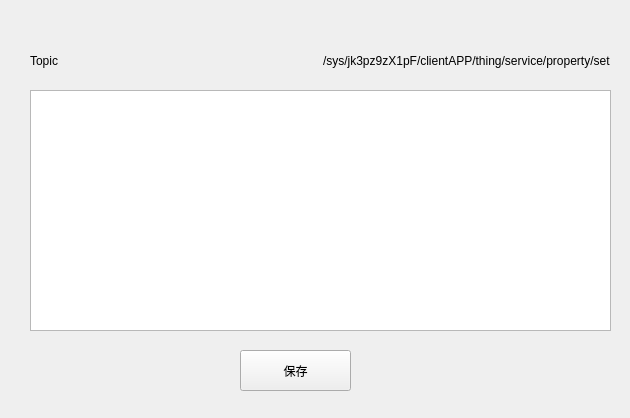
<?xml version="1.0" encoding="UTF-8"?>
<ui version="4.0">
 <class>Logs</class>
 <widget class="QWidget" name="Logs">
  <property name="geometry">
   <rect>
    <x>0</x>
    <y>0</y>
    <width>630</width>
    <height>418</height>
   </rect>
  </property>
  <property name="windowTitle">
   <string>日志</string>
  </property>
  <property name="windowIcon">
   <iconset resource="rsc.qrc">
    <normaloff>:/images/Long.webp</normaloff>:/images/Long.webp</iconset>
  </property>
  <widget class="QTextEdit" name="LogsEdit">
   <property name="geometry">
    <rect>
     <x>30</x>
     <y>90</y>
     <width>581</width>
     <height>241</height>
    </rect>
   </property>
  </widget>
  <widget class="QWidget" name="layoutWidget">
   <property name="geometry">
    <rect>
     <x>30</x>
     <y>40</y>
     <width>581</width>
     <height>41</height>
    </rect>
   </property>
   <layout class="QHBoxLayout" name="horizontalLayout_2">
    <item>
     <widget class="QLabel" name="TopicLabel">
      <property name="text">
       <string>Topic</string>
      </property>
     </widget>
    </item>
    <item>
     <spacer name="horizontalSpacer">
      <property name="orientation">
       <enum>Qt::Horizontal</enum>
      </property>
      <property name="sizeHint" stdset="0">
       <size>
        <width>40</width>
        <height>20</height>
       </size>
      </property>
     </spacer>
    </item>
    <item>
     <spacer name="horizontalSpacer_2">
      <property name="orientation">
       <enum>Qt::Horizontal</enum>
      </property>
      <property name="sizeHint" stdset="0">
       <size>
        <width>40</width>
        <height>20</height>
       </size>
      </property>
     </spacer>
    </item>
    <item>
     <spacer name="horizontalSpacer_4">
      <property name="orientation">
       <enum>Qt::Horizontal</enum>
      </property>
      <property name="sizeHint" stdset="0">
       <size>
        <width>40</width>
        <height>20</height>
       </size>
      </property>
     </spacer>
    </item>
    <item>
     <spacer name="horizontalSpacer_3">
      <property name="orientation">
       <enum>Qt::Horizontal</enum>
      </property>
      <property name="sizeHint" stdset="0">
       <size>
        <width>40</width>
        <height>20</height>
       </size>
      </property>
     </spacer>
    </item>
    <item>
     <spacer name="horizontalSpacer_5">
      <property name="orientation">
       <enum>Qt::Horizontal</enum>
      </property>
      <property name="sizeHint" stdset="0">
       <size>
        <width>40</width>
        <height>20</height>
       </size>
      </property>
     </spacer>
    </item>
    <item>
     <widget class="QLabel" name="TopicNameLabel">
      <property name="text">
       <string>/sys/jk3pz9zX1pF/clientAPP/thing/service/property/set</string>
      </property>
     </widget>
    </item>
   </layout>
  </widget>
  <widget class="QPushButton" name="SaveButton">
   <property name="geometry">
    <rect>
     <x>240</x>
     <y>350</y>
     <width>111</width>
     <height>41</height>
    </rect>
   </property>
   <property name="text">
    <string>保存</string>
   </property>
  </widget>
 </widget>
 <resources>
  <include location="rsc.qrc"/>
 </resources>
 <connections/>
</ui>
